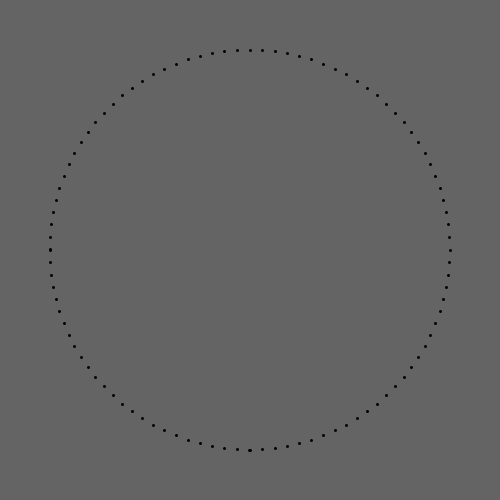
Frame 1 (no input)
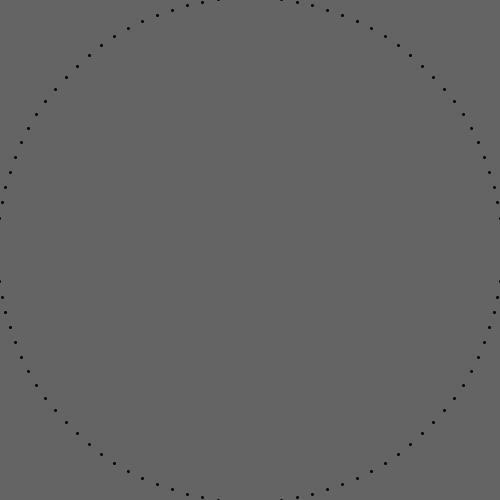
Frame 60 (the mouse pressed at the canvas centre just before this capture)
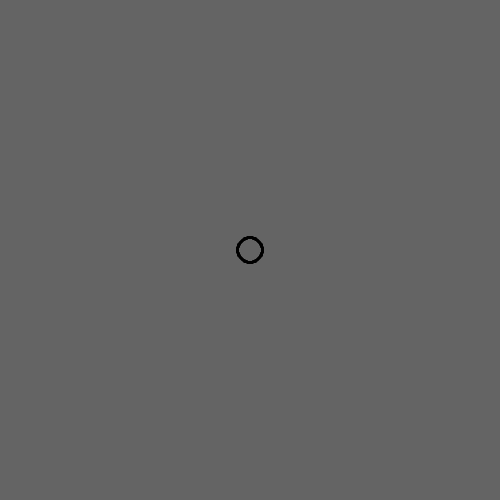
Frame 120 (the mouse held since frame 60 and released just before this capture)

The Processing sketch that drew these frames (run headless with seeded random() and noise(); from frame 60 on, the mouse is pressed at the canvas centre):

// Processing sketch: visualizizor
// ── visualizizor.pde
node[] n = new node[100];
void setup(){
    size(500,500);
    for(int i = 0; i < n.length; i++){
        n[i] = new node(200, 2*PI*i/n.length);
    }
    strokeWeight(3);
}

void draw(){
    background(100);
    for(node n : n){
        point(n.x + width/2, n.y + height/2);
        n.live();
    }
}

class node extends PVector{
    int len = 0;
    node(int Length, float rot){
        len = Length;
        this.set(Length, 0);
        this.rotate(rot);
    }
    
    void live(){
        if (mousePressed) this.setMag(this.mag()*0.95);
        else this.setMag(this.mag() + len/this.mag());
    }
        
}
